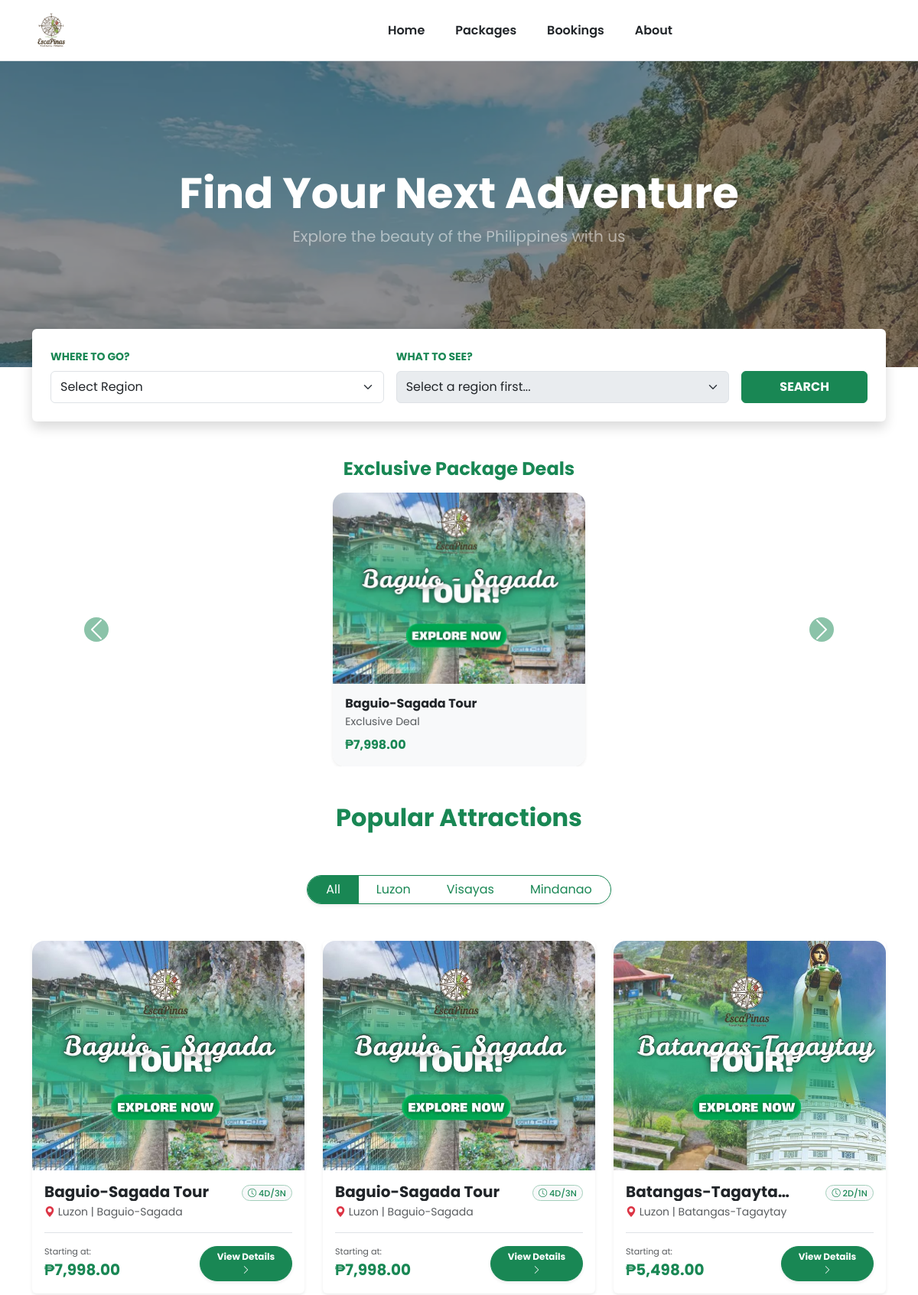
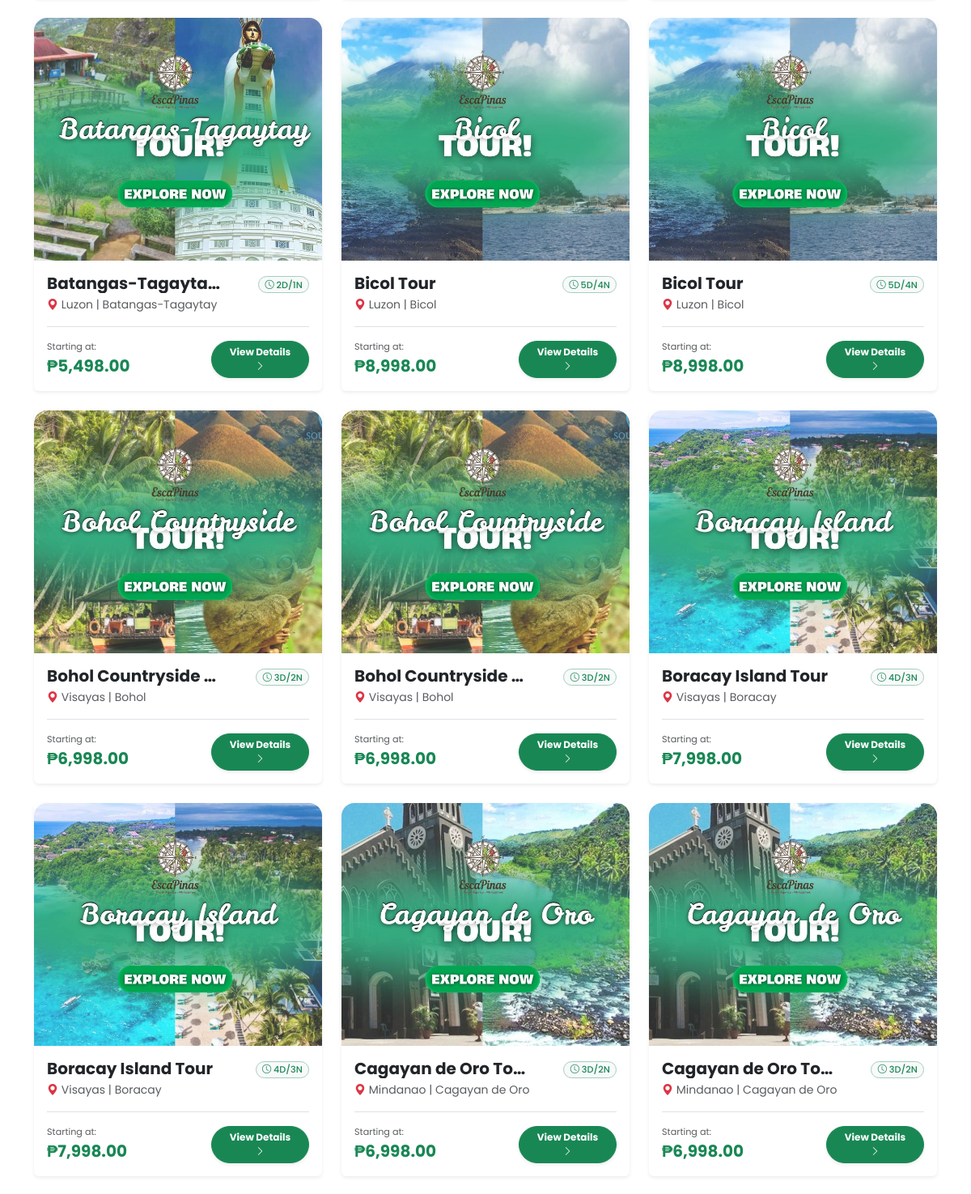
/frontend/packages.php (upper part), run on the app's committed database (2 pictures, top to bottom).
### tables this page shows
CREATE TABLE `tour_packages` (
  `tour_id` int(11) NOT NULL,
  `destination_id` int(11) DEFAULT NULL,
  `tour_name` varchar(150) DEFAULT NULL,
  `duration_days` int(11) DEFAULT NULL,
  `duration_nights` int(11) DEFAULT NULL,
  `description` text DEFAULT NULL,
  `price` decimal(10,2) DEFAULT NULL,
  `status` enum('Available','Unavailable') DEFAULT NULL,
  `image` varchar(255) DEFAULT NULL
);

CREATE TABLE `regions` (
  `island_id` int(11) NOT NULL,
  `island_name` varchar(50) DEFAULT NULL,
  `description` text DEFAULT NULL
);

CREATE TABLE `destinations` (
  `destination_id` int(11) NOT NULL,
  `island_id` int(11) DEFAULT NULL,
  `destination_name` varchar(100) DEFAULT NULL,
  `description` text DEFAULT NULL,
  `status` enum('Active','Inactive') DEFAULT NULL
);

### frontend/php/connect.php (called while the page is built, shortened)
<?php
  function executeQuery($query){
    $conn = $GLOBALS['conn'];
    return mysqli_query($conn, $query);
  }
?>

### frontend/packages.php (the view, shortened to what this page needs)
<?php
include 'php/connect.php';
$getQuery = "SELECT tour_packages.*, destinations.destination_name, regions.island_name
             FROM tour_packages
             LEFT JOIN destinations ON tour_packages.destination_id = destinations.destination_id
             LEFT JOIN regions ON destinations.island_id = regions.island_id
             ORDER BY tour_packages.tour_name ASC";
$result = executeQuery($getQuery);
$allTours = [];
while ($row = $result->fetch_assoc()) {
    $allTours[] = $row;
}
?>
<!doctype html>
<html lang="en">
<head>
    <link href="https://cdn.jsdelivr.net/npm/bootstrap@5.3.2/dist/css/bootstrap.min.css" rel="stylesheet">
    <link href="https://cdn.jsdelivr.net/npm/bootstrap-icons@1.11.1/font/bootstrap-icons.css" rel="stylesheet">
</head>
<body>
    <?php include "components/navbar.php"; ?>
    <div class="container-fluid p-0">
        <div style="height: 400px; width: 100%; position: relative;">
            <img id="bannerImage" src="/EscaPinas/frontend/assets/images/banner.png" class="w-100 h-100" style="object-fit: cover;">
            <div class="position-absolute top-0 start-0 w-100 h-100 bg-dark opacity-50"></div>
            <div class="position-absolute top-50 start-50 translate-middle text-center w-100">
                <h1 class="text-white fw-bold display-4">Find Your Next Adventure</h1>
                <p class="text-white-50 fs-5">Explore the beauty of the Philippines with us</p>
            </div>
        </div>
    </div>
    <div class="container" style="margin-top: -50px; position: relative; z-index: 10;">
        <div class="card shadow border-0 p-4">
            <form class="row g-3 align-items-end" action="searchResults.php" method="GET">
                <div class="col-md-5 text-start">
                    <label class="form-label fw-bold text-success small">WHERE TO GO?</label>
                    <select class="form-select py-2" id="regionSelect" name="region" onchange="updateDestinations()">
                        <option selected disabled>Select Region</option>
                    </select>
                </div>
                <div class="col-md-5 text-start">
                    <label class="form-label fw-bold text-success small">WHAT TO SEE?</label>
                    <select class="form-select py-2" id="attractionSelect" name="destination" disabled>
                        <option value="">Select a region first...</option>
                    </select>
                </div>
                <div class="col-md-2">
                    <button type="submit" class="btn btn-success w-100 py-2 fw-bold">SEARCH</button>
                </div>
            </form>
        </div>
    </div>
    <?php include "components/offersCarousel.php"; ?>
    <div class="container my-5 text-center">
        <h2 class="fw-bold text-success">Popular Attractions</h2>
        <div class="btn-group my-5 shadow-sm rounded-pill overflow-hidden d-inline-flex border border-success">
            <button class="btn btn-success btn-md px-4 filter-btn border-0" onclick="filterTours('all', this)">All</button>
            <button class="btn btn-outline-success btn-md px-4 filter-btn border-0" onclick="filterTours('luzon', this)">Luzon</button>
            <button class="btn btn-outline-success btn-md px-4 filter-btn border-0" onclick="filterTours('visayas', this)">Visayas</button>
            <button class="btn btn-outline-success btn-md px-4 filter-btn border-0" onclick="filterTours('mindanao', this)">Mindanao</button>
        </div>
        <div class="row g-4 justify-content-center" id="tourContainer">
            <?php if(empty($allTours)): ?>
                <p>No tours available at the moment.</p>
            <?php else: ?>
                <?php foreach ($allTours as $tour): ?>
                <div class="col-md-4 tour-card-item" data-island="<?php echo strtolower($tour['island_name']); ?>">
                    <div class="card border-0 shadow-sm h-100 text-start">
                        <img src="<?php echo htmlspecialchars($tour['image']); ?>" class="card-img-top rounded-top-4" height="300" style="object-fit: cover;">
                        <div class="card-body d-flex flex-column justify-content-between">
                            <div class="mb-3">
                                <div class="row align-items-start g-0">
                                    <div class="col-8">
                                        <h5 class="fw-bold mb-0 text-truncate" title="<?php echo htmlspecialchars($tour['tour_name']); ?>">
                                            <?php echo htmlspecialchars($tour['tour_name']); ?>
                                        </h5>
                                    </div>
                                    <div class="col-4 text-end">
                                        <span class="badge bg-light text-success border border-success-subtle rounded-pill fw-medium" style="font-size: 0.7rem;">
                                            <i class="bi bi-clock"></i> <?php echo htmlspecialchars($tour['duration_days']); ?>D/<?php echo htmlspecialchars($tour['duration_nights']); ?>N
                                        </span>
                                    </div>
                                </div>
                                <p class="text-muted small mt-1 mb-0">
                                    <i class="bi bi-geo-alt-fill text-danger"></i>
                                    <?php echo htmlspecialchars($tour['island_name'] . " | " . $tour['destination_name']); ?>
                                </p>
                            </div>
                            <div class="border-top pt-3">
                                <div class="row align-items-center">
                                    <div class="col-7">
                                        <span class="text-muted d-block" style="font-size: 0.7rem;">Starting at:</span>
                                        <span class="fw-bold text-success fs-5">
                                            ₱<?php echo number_format($tour['price'], 2); ?>
                                        </span>
                                    </div>
                                    <div class="col-5 text-end">
                                        <a href="packageView.php?tour_id=<?php echo $tour['tour_id']; ?>" class="btn btn-success btn-sm px-3 rounded-pill fw-bold shadow-sm" style="font-size: 0.75rem;">
                                           View Details <i class="bi bi-chevron-right"></i>
                                        </a>
                                    </div>
                                </div>
                            </div>
                        </div>
                    </div>
                </div>
                <?php endforeach; ?>
            <?php endif; ?>
        </div>
        </div>
</body>
</html>

### frontend/components/offersCarousel.php (shortened to what this page needs)
<?php
$query = "SELECT * FROM tour_packages";
$result = executeQuery($query);
$promoPackages = [];
if ($result) {
    while ($row = mysqli_fetch_assoc($result)) {
        $promoPackages[] = $row;
    }
}
$slides = array_chunk($promoPackages, 3);
?>
<div class="container my-5 text-center">
    <h4 class="text-success fw-bold">Exclusive Package Deals</h4>
    <div id="carouselExample" class="carousel slide mt-3" data-bs-ride="carousel">
        <div class="carousel-inner">
            <?php if (empty($slides)): ?>
                <div class="carousel-item active">
                    <p class="text-muted">Walang promo sa ngayon.</p>
                </div>
            <?php else: ?>
                <?php foreach ($slides as $index => $group): ?>
                    <div class="carousel-item <?php echo $index === 0 ? 'active' : ''; ?>">
                        <div class="row g-3 justify-content-center px-5">
                            <?php foreach ($group as $key => $tour): ?>
                                <div class="col-12 col-md-6 col-lg-4 <?php echo $key > 0 ? 'd-none d-md-block' : ''; ?>">
                                    <div class="card h-100 shadow-sm border-0 rounded-4 overflow-hidden">
                                        <img src="<?php echo htmlspecialchars($tour['image']); ?>" class="card-img-top" style="height: 250px; object-fit: cover;">
                                        <div class="card-body bg-light text-start">
                                            <h6 class="fw-bold mb-1"><?php echo htmlspecialchars($tour['tour_name']); ?></h6>
                                            <p class="small text-muted mb-0">Exclusive Deal</p>
                                            <div class="mt-2 text-success fw-bold">
                                                ₱<?php echo number_format($tour['price'], 2); ?>
                                            </div>
                                        </div>
                                    </div>
                                </div>
                            <?php endforeach; ?>
                        </div>
                    </div>
                <?php endforeach; ?>
            <?php endif; ?>
        </div>
        <button class="carousel-control-prev" type="button" data-bs-target="#carouselExample" data-bs-slide="prev">
            <span class="carousel-control-prev-icon bg-success rounded-circle" aria-hidden="true"></span>
        </button>
        <button class="carousel-control-next" type="button" data-bs-target="#carouselExample" data-bs-slide="next">
            <span class="carousel-control-next-icon bg-success rounded-circle" aria-hidden="true"></span>
        </button>
    </div>
</div>

### frontend/packages.php (style rules this page uses)
body { font-family: 'Poppins', sans-serif; overflow-x: hidden; }

### data on the page
tour_packages: image (picture), tour_name "Baguio-Sagada Tour", price "7,998.00", duration_days "4", duration_nights "3", regions.island_name "Luzon | Baguio-Sagada"
tour_packages: image (picture), tour_name "Baguio-Sagada Tour", duration_days "4", duration_nights "3", regions.island_name "Luzon | Baguio-Sagada", price "7,998.00"
tour_packages: image (picture), tour_name "Batangas-Tagayta…", duration_days "2", duration_nights "1", regions.island_name "Luzon | Batangas-Tagaytay", price "5,498.00"
tour_packages: image (picture), tour_name "Batangas-Tagayta…", duration_days "2", duration_nights "1", regions.island_name "Luzon | Batangas-Tagaytay", price "5,498.00"
tour_packages: image (picture), tour_name "Bicol Tour", duration_days "5", duration_nights "4", regions.island_name "Luzon | Bicol", price "8,998.00"
tour_packages: image (picture), tour_name "Bicol Tour", duration_days "5", duration_nights "4", regions.island_name "Luzon | Bicol", price "8,998.00"
tour_packages: image (picture), tour_name "Bohol Countryside…", duration_days "3", duration_nights "2", regions.island_name "Visayas | Bohol", price "6,998.00"
tour_packages: image (picture), tour_name "Bohol Countryside…", duration_days "3", duration_nights "2", regions.island_name "Visayas | Bohol", price "6,998.00"
tour_packages: image (picture), tour_name "Boracay Island Tour", duration_days "4", duration_nights "3", regions.island_name "Visayas | Boracay", price "7,998.00"
tour_packages: image (picture), tour_name "Boracay Island Tour", duration_days "4", duration_nights "3", regions.island_name "Visayas | Boracay", price "7,998.00"
tour_packages: image (picture), tour_name "Cagayan de Oro To…", duration_days "3", duration_nights "2", regions.island_name "Mindanao | Cagayan de Oro", price "6,998.00"
tour_packages: image (picture), tour_name "Cagayan de Oro To…", duration_days "3", duration_nights "2", regions.island_name "Mindanao | Cagayan de Oro", price "6,998.00"
